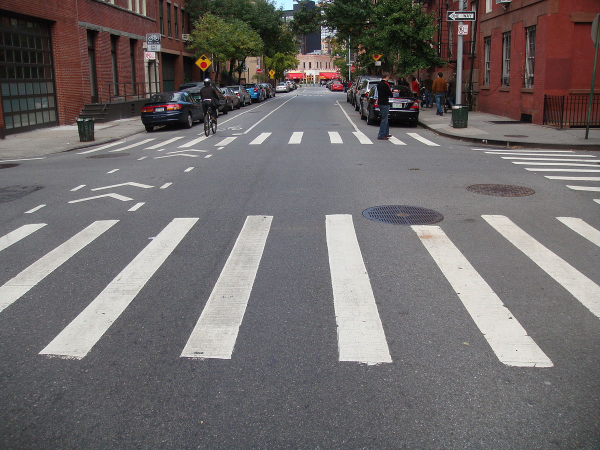
#> input picture test.jpg, 1200 x 900 px (shown at 1/2 size); its folder holds only this picture in this run
$ python -i crosswalk_detection_with_class.py   (imports and definitions only)
#> lines starting #> are read from the running program, lines starting #| are printed output that depends on the picture
'''
 Authors : Bianchi Alexandre and Moulin Vincent
 Class : INF3dlma
 HE-Arc 2019-2020
 PedestriArc : Detection of pedestrian crossing

 Papers:    https://www.researchgate.net/publication/320675020_Crosswalk_navigation_for_people_with_visual_impairments_on_a_wearable_device
			https://ieeexplore.ieee.org/document/7873114
			https://pdfs.semanticscholar.org/19d9/becce00a500bdd1cad5a19f9f16175347096.pdf
			http://stephense.com/research/papers/mva03.pdf
'''

#==========================#
#----------import----------#
#==========================#
import glob
import os
from Utils.candidates import Candidate
from Utils.consistencySet import ConsistencySet

import cv2 as cv
import numpy as np
import math
from matplotlib import pyplot as plt

#==========================#
#---------functions--------#
#==========================#

def rotate(origin, point, angle):
	"""
	Rotate a point counterclockwise by a given angle around a given origin.

	The angle should be given in radians.
	"""
	ox, oy = origin
	px, py = point

	qx = ox + math.cos(angle) * (px - ox) - math.sin(angle) * (py - oy)
	qy = oy + math.sin(angle) * (px - ox) + math.cos(angle) * (py - oy)
	return qx, qy


def is_contour_bad(c, HEIGHT, WIDTH, img_color):
	size_max = 0.2 * HEIGHT * WIDTH
	size_min = 0.5 * 10 ** -3 * HEIGHT * WIDTH

	if len(c) > 5:
		ellipse = cv.fitEllipse(c)
		area = ellipse[1][0] * ellipse[1][1]
		if ellipse[2] < 20:
			return True
		if area > size_max or area < size_min:
			return True
		if not cv.pointPolygonTest(c, ellipse[0], False):
			return True
	else:
		return True

class Segments:

	def intersection(self, s1, s2):
		left = max(min(s1[0], s1[2]), min(s2[0], s2[2]))
		right = min(max(s1[0], s1[2]), max(s2[0], s2[2]))
		top = max(min(s1[1], s1[3]), min(s2[1], s2[3]))
		bottom = min(max(s1[1], s1[3]), max(s2[1], s2[3]))

		if top > bottom or left > right:
			return ('NO INTERSECTION', list())
		if (top, left) == (bottom, right):
			return ('POINT INTERSECTION', list((left, top)))
		return ('SEGMENT INTERSECTION', list((left, bottom, right, top)))


# Main
# Used for debugging the modules
def process(img_src_filename, DEBUG = False):

	# Read the images
#> called with img_src_filename = 'test.jpg', DEBUG = False
	img_color = cv.imread(img_src_filename, cv.IMREAD_UNCHANGED)
#> img_color is the input picture: shape (900, 1200, 3); mean B, G, R 105.7, 105.7, 110.7
	img = cv.imread(img_src_filename, 0)
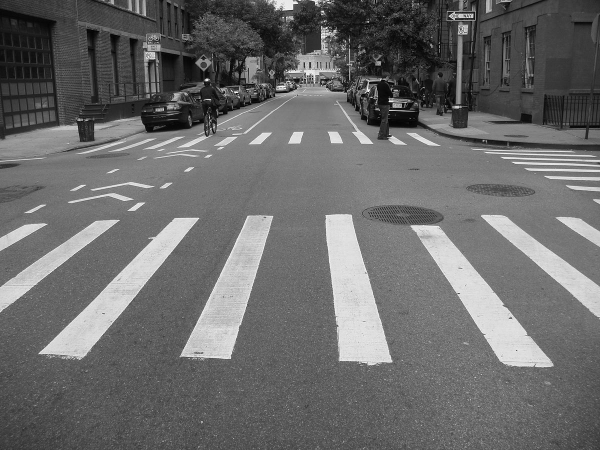
#> img: shape (900, 1200) (shown at 1/2 size); min 0, max 255, mean 107.2

	# Remove strange border artifacts
	img_color = img[5:-5, 5:-5]
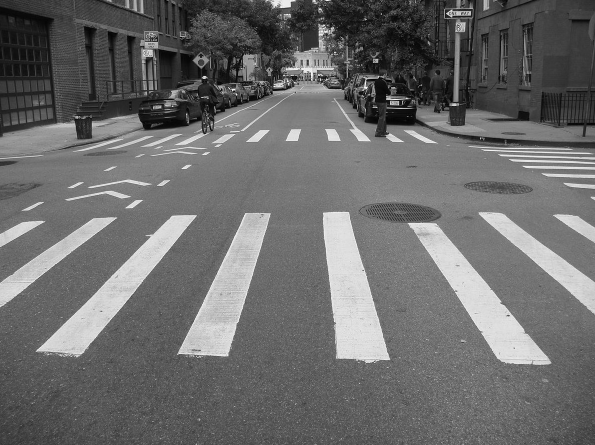
#> img_color: shape (890, 1190) (shown at 1/2 size); min 0, max 255, mean 107.6
	img = img[5:-5, 5:-5]

	# Apply a small blur to the image
	img_blur = cv.medianBlur(img, 5)

	# Check size of the images
	HEIGHT, WIDTH = img_blur.shape
#> HEIGHT = 890; WIDTH = 1190
	if WIDTH > 680:
		return

	# The block size parameters is base on the size of the given dataset
	# A neural network based on smaller resolution could be useful for the future (cf: first papers)
	# MAGIC_NUMBER for threshold
	th3 = cv.adaptiveThreshold(
		img_blur, 255, cv.ADAPTIVE_THRESH_MEAN_C, cv.THRESH_BINARY, 157, -10)

	# Calculate the size_max and size_min of a candidates
	# MAGIC_NUMBER for size of the candidates
	size_max = 0.2 * HEIGHT * WIDTH
	size_min = 0.5 * 10 ** -3 * HEIGHT * WIDTH

	# Find the contours in the image
	contours, hierarchy = cv.findContours(
		th3, cv.RETR_EXTERNAL, cv.CHAIN_APPROX_NONE)

	# loop over the contours and check for potential candidates
	CANDIDATES = []
	mask = np.ones(th3.shape[:2], dtype="uint8") * 255
	for c in contours:
		if is_contour_bad(c, HEIGHT, WIDTH, img_color):
			# FOR DEBUG
			cv.drawContours(mask, [c], -1, 0, -1)
		else:
			CANDIDATES.append(Candidate(c))

	mask = cv.bitwise_and(th3, th3, mask=mask)

	# Debug
	for c in CANDIDATES:
		c.drawDebugCandidates(img_color)

	# ==============
	# CONSITENCY !!!
	# ==============
	CONSITENCY_SET = list()
	for si in CANDIDATES:
		for sj in CANDIDATES:

			SETIJ = ConsistencySet(si, sj)
			ORIENTTATIONIJ = list()
			DISTANCEIJ = list()
			WIDTHIJ = list()
			LENGTHIJ = list()
			COLORIJ = list()

			# Don't use same initial set
			if sj == si:
				continue

			# One consistency set
			coefficients = SETIJ.coefficients

			y_1 = int(coefficients[0] * 0 + coefficients[1])
			y_2 = int(coefficients[0] * WIDTH + coefficients[1])

			# Draw line for debug
			tadam = cv.imread(img_src_filename,
							  cv.IMREAD_UNCHANGED)
			cv.line(tadam, (0, y_1), (WIDTH, y_2), (0, 0, 0), 1)

			for sk in CANDIDATES:
				tadam2 = tadam.copy()
				if sj == sk or si == sk:
					continue

				# Eliminate length / width greater than 0.5
				if sk.ellipse[1][0]/sk.ellipse[1][1] > 0.5:
					continue

				EL = 0.01 * WIDTH
				# sk distance from line of si sj
				d = sk.getDistance(si, sj)
				if d > EL:
					continue

				# sk parralel
				if abs(SETIJ.angle - (sk.orientation % 90)) < 60 or abs(SETIJ.angle - (sk.orientation % 90)) > 120:
					continue

				# sk intersect
				hx_start = sk.centerNp[0] - sk.ellipse[1][1] / 2
				hy_start = sk.centerNp[1]
				hx_end = sk.centerNp[0] + sk.ellipse[1][1] / 2
				hy_end = sk.centerNp[1]

				h_start = (hx_start, hy_start)
				h_end = (hx_end, hy_end)

				h_start = (rotate(sk.centerNp, h_start,
								  np.deg2rad(sk.orientation+90)))
				h_end = (rotate(sk.centerNp, h_end,
								np.deg2rad(sk.orientation+90)))

				lij = [0, y_1, WIDTH, y_2]
				seg_k_no = [h_start[0], h_start[1], h_end[0], h_end[1]]
				seg_k_yes = [h_start[0], h_start[1], h_end[0], h_end[1]]

				if len(Segments().intersection(lij, seg_k_no)[1]) == 0:
					continue

				# ... sk pass all
				SETIJ.append(sk)

			# Orientation
			SETIJ.candidates = [c for c in SETIJ if c.orientation < SETIJ.mean_orientation +
					 10 and c.orientation > SETIJ.mean_orientation - 10]

			CONSITENCY_SET.append(SETIJ)

	# Remove set which are too small
	CONSITENCY_SET = [s for s in CONSITENCY_SET if len(s.candidates) >= 3]

	if DEBUG:
		for set_c in CONSITENCY_SET:
			img_debug = cv.imread(img_src_filename, cv.IMREAD_UNCHANGED)
			set_c.drawDebugSet(img_debug)
			cv.imshow('Debug', img_debug)
			cv.waitKey()

	# If there is not any remaining set, assume that there is no crosswalk
	if len(CONSITENCY_SET) == 0:
		return None

	# Find the consistency_set with the best consistency value
	FINAL_SET = CONSITENCY_SET[0]
	for s in CONSITENCY_SET:
		if s.consistency_val < FINAL_SET.consistency_val:
			FINAL_SET = s

	tadam = cv.imread(img_src_filename, cv.IMREAD_UNCHANGED)

	blank_image = np.zeros((HEIGHT, WIDTH), np.uint8)
	for c in FINAL_SET.candidates:
		cv.ellipse(tadam, c.ellipse, (255, 255, 255), -1)
		cv.ellipse(blank_image, c.ellipse, (255, 255, 255), -1)
	cv.ellipse(blank_image, FINAL_SET.si.ellipse, (255, 255, 255), -1)
	cv.ellipse(blank_image, FINAL_SET.sj.ellipse, (255, 255, 255), -1)

	# BOUNDING BOX
	contours, hierarchy = cv.findContours(
		blank_image, cv.RETR_EXTERNAL, cv.CHAIN_APPROX_NONE)

	boxes = []
	for c in contours:
		(x, y, w, h) = cv.boundingRect(c)
		boxes.append([x, y, x+w, y+h])

	boxes = np.asarray(boxes)
	left = np.min(boxes[:, 0])
	top = np.min(boxes[:, 1])
	right = np.max(boxes[:, 2])
	bottom = np.max(boxes[:, 3])

	cv.rectangle(blank_image, (left, top), (right, bottom), (255, 0, 0), 2)

	# DEBUG
	if DEBUG:
		titles = ['Original Image',
				'Adaptive Gaussian Thresholding', 'After Mask']
		images = [img_color, th3, blank_image]

		for i in range(3):
			plt.subplot(2, 2, i+1), plt.imshow(images[i], 'gray')
			plt.title(titles[i])
			plt.xticks([]), plt.yticks([])
		plt.show()

		contours, hierarchy = cv.findContours(
			mask, cv.RETR_TREE, cv.CHAIN_APPROX_SIMPLE)

	return ((left,top), (right,bottom))


# [9 lines not run here, left out]

>>> result = process('test.jpg')

$ run again, on G0023874.JPG
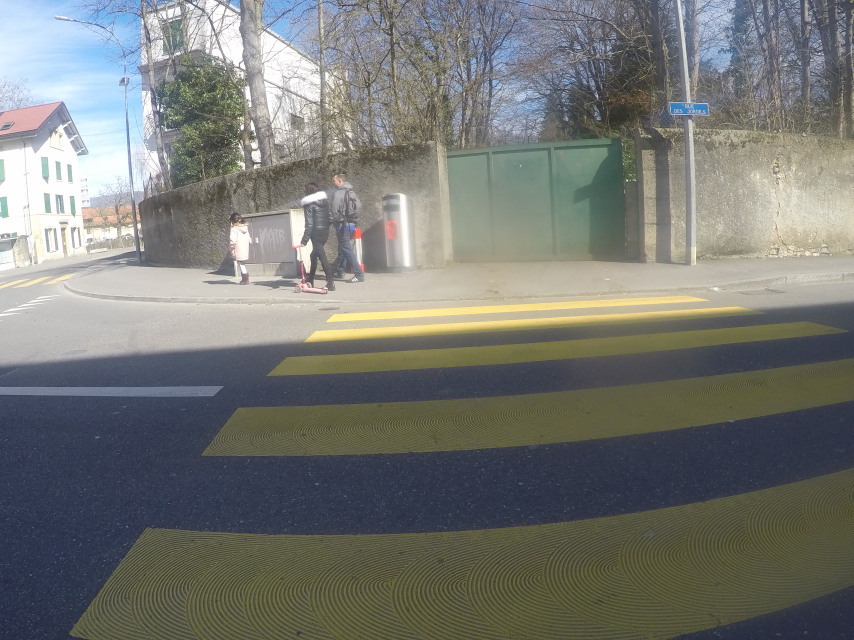
#> input picture G0023874.JPG, 2560 x 1920 px (shown at 1/3 size)
#> in process, img_color is the input picture: shape (1920, 2560, 3); mean B, G, R 116.3, 120.3, 118.5
#> in process, `img = cv.imread(img_src_filename, 0)`:
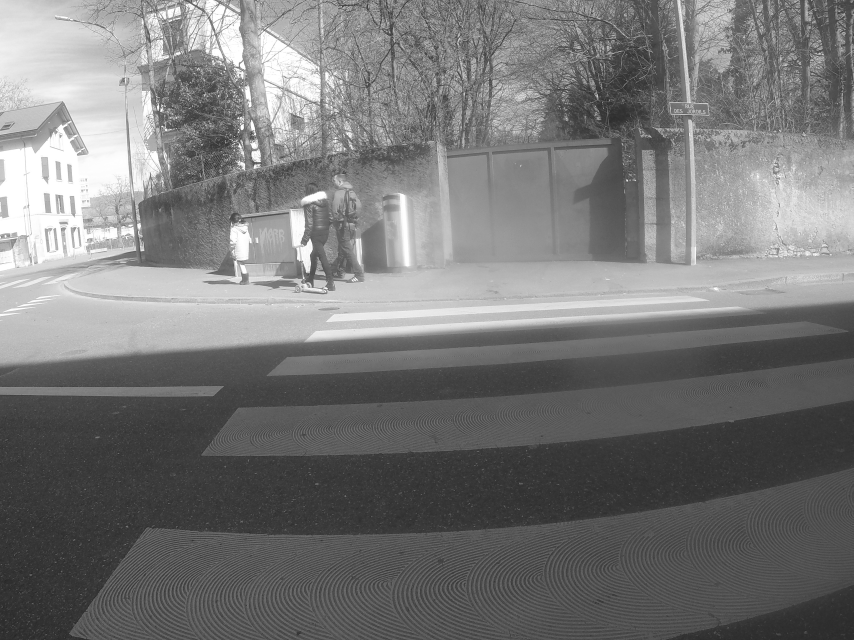
#> img: shape (1920, 2560) (shown at 1/3 size); min 25, max 255, mean 119.3
#> img_color: shape (1910, 2550)
